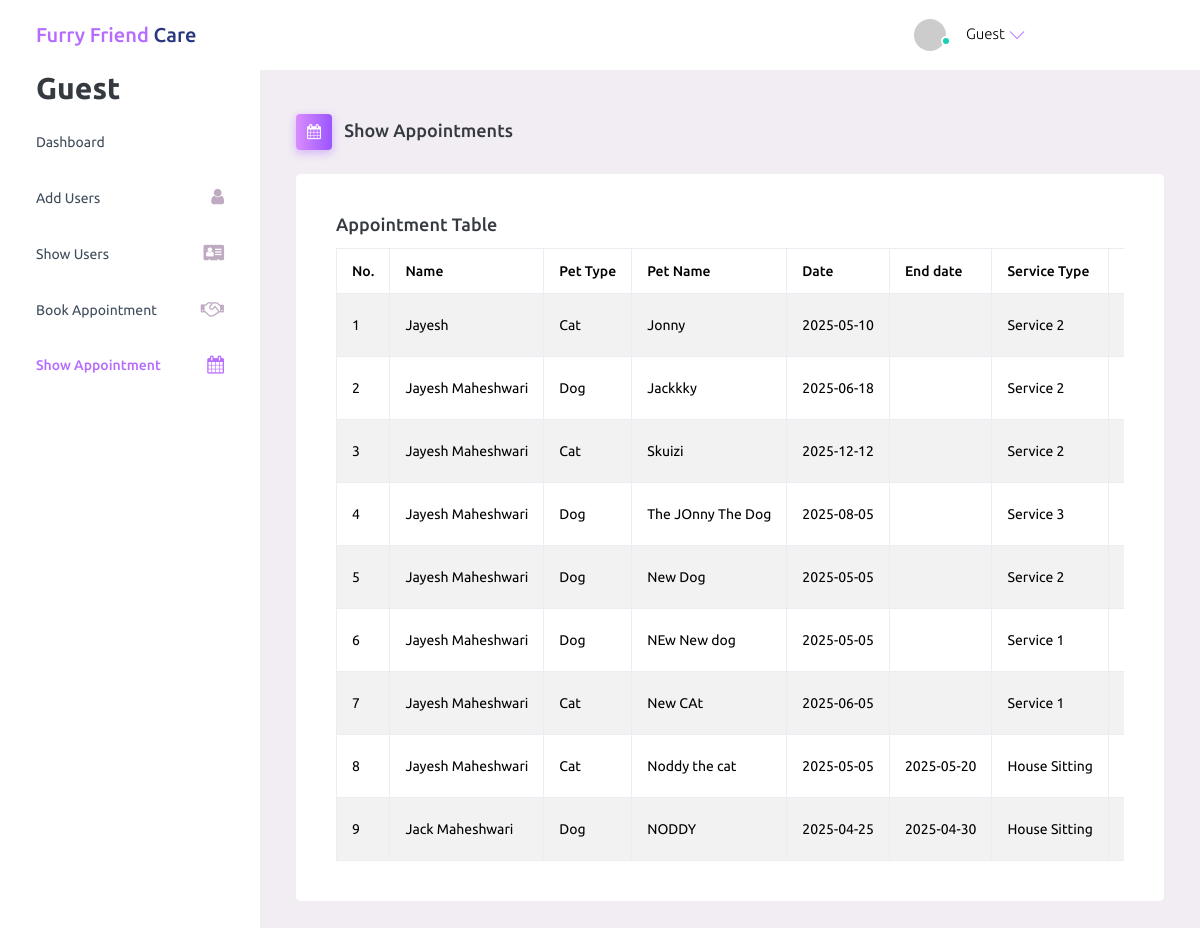
Screenshot of /backend/admin/ShowAppointment.php with the database file from the repository.
### tables this page shows
CREATE TABLE `appointment_table` (
  `id` int(11) NOT NULL,
  `Name` text NOT NULL,
  `Pet_type` text NOT NULL,
  `Pet_name` text NOT NULL,
  `Date` date NOT NULL,
  `Service_type` text NOT NULL,
  `Comments` text NOT NULL,
  `Status` text NOT NULL,
  `Price` int(11) NOT NULL,
  `Payment_Type` text NOT NULL,
  `Username` text NOT NULL,
  `E_Date` date DEFAULT NULL
);

### backend/admin/ShowAppointment.php (the view, shortened to what this page needs)
<!DOCTYPE html>
<html lang="en">
<head>
    <link rel="stylesheet" href="assets/vendors/mdi/css/materialdesignicons.min.css">
    <link rel="stylesheet" href="assets/vendors/ti-icons/css/themify-icons.css">
    <link rel="stylesheet" href="assets/vendors/css/vendor.bundle.base.css">
    <link rel="stylesheet" href="assets/vendors/font-awesome/css/font-awesome.min.css">
    <link rel="stylesheet" href="assets/vendors/font-awesome/css/font-awesome.min.css" />
    <link rel="stylesheet" href="assets/vendors/bootstrap-datepicker/bootstrap-datepicker.min.css">
    <link rel="stylesheet" href="assets/css/style.css">
</head>
<body>
    <div class="container-scroller">
        <?php include "navbar.php" ?>
        <div class="container-fluid page-body-wrapper">
            <?php include "sidebar.php" ?>
            <div class="main-panel">
                <div class="content-wrapper">
                    <div class="page-header">
                        <h3 class="page-title">
                            <span class="page-title-icon bg-gradient-primary text-white me-2">
                                <i class="fa fa-calendar"></i>
                            </span> Show Appointments
                        </h3>
                    </div>
                    <div class="row">
                        <?php
                        include 'conn.php';
                        $sql = "SELECT id, Name, Pet_type, Pet_name, Date, Service_type, Comments, Status, Price, Payment_Type, E_Date FROM appointment_table";
                        $result = $conn->query($sql);
                        ?>
                        <div class="col-lg-12 grid-margin stretch-card">
                            <div class="card">
                                <div class="card-body">
                                    <h4 class="card-title">Appointment Table</h4>
                                    <div class="table-responsive">
                                        <table class="table table-bordered table-striped">
                                            <thead>
                                                <tr>
                                                    <th>No.</th>
                                                    <th>Name</th>
                                                    <th>Pet Type</th>
                                                    <th>Pet Name</th>
                                                    <th>Date</th>
                                                    <th>End date</th>
                                                    <th>Service Type</th>
                                                    <th>Price</th>
                                                </tr>
                                            </thead>
                                            <tbody>
                                                <?php
                                                if ($result->num_rows > 0) {
                                                    $count = 1;
                                                    while ($row = $result->fetch_assoc()) {
                                                        echo "<tr>";
                                                        echo "<td>" . $count++ . "</td>";
                                                        echo "<td>" . $row['Name'] . "</td>";
                                                        echo "<td>" . $row['Pet_type'] . "</td>";
                                                        echo "<td>" . $row['Pet_name'] . "</td>";
                                                        echo "<td>" . $row['Date'] . "</td>";
                                                        echo "<td>" . $row['E_Date'] . "</td>";
                                                        echo "<td>" . $row['Service_type'] . "</td>";
                                                        echo "<td>" . $row['Price'] . "</td>";
                                                        echo "</tr>";
                                                    }
                                                } else {
                                                    echo "<tr><td colspan='11'>No appointments found</td></tr>";
                                                }
                                                ?>
                                            </tbody>
                                        </table>
                                    </div>
                                </div>
                            </div>
                        </div>
                    </div>
                </div>
            </div>
        </div>
    </div>
</body>
</html>

### backend/admin/navbar.php (shortened to what this page needs)
<nav class="navbar default-layout-navbar col-lg-12 col-12 p-0 fixed-top d-flex flex-row">
  <div class="text-center navbar-brand-wrapper d-flex align-items-center justify-content-start">
    <a href="" class="navbar-brand brand-logo">
      <h1 class="m-0 display-5 text-capitalize"><span class="text-primary">Furry Friend </span>Care</h1>
    </a>
  </div>
  <div class="navbar-menu-wrapper d-flex align-items-stretch">
    <button class="navbar-toggler navbar-toggler align-self-center" type="button" data-toggle="minimize">
      <span class="mdi mdi-menu"></span>
    </button>
    <ul class="navbar-nav navbar-nav-right">
      <li class="nav-item nav-profile dropdown">
        <a class="nav-link dropdown-toggle" id="profileDropdown" href="#" data-bs-toggle="dropdown"
          aria-expanded="false">
          <div class="nav-profile-img">
            <img src="https://placehold.co/400x400@2x.png" alt="image">
            <span class="availability-status online"></span>
          </div>
          <div class="nav-profile-text">
            <p class="mb-1 text-black">
              <?php
              echo isset($_SESSION['username']) ? htmlspecialchars($_SESSION['username']) : 'Guest';
              ?>
            </p>
          </div>
        </a>
      </li>
      <li class="nav-item d-none d-lg-block full-screen-link">
        <a class="nav-link">
          <i class="mdi mdi-fullscreen" id="fullscreen-button"></i>
        </a>
      </li>
      <li class="nav-item nav-logout d-none d-lg-block">
        <a class="nav-link" href="logout.php">
          <i class="mdi mdi-power"></i>
        </a>
      </li>
    </ul>
  </div>
</nav>

### backend/admin/sidebar.php
<nav class="sidebar sidebar-offcanvas" id="sidebar">
  <ul class="nav">
    <li class="nav-item nav-profile">
      <div class="nav-profile-text d-flex flex-column">
        <h2 class="font-weight-bold mb-2">
          <?php
          if (isset($_SESSION['username'])) {
            echo htmlspecialchars($_SESSION['username']);
          } else {
            echo "Guest";
          }
          ?>
        </h2>
      </div>
    </li>
    <li class="nav-item">
      <a class="nav-link" href="dashboard.php">
        <span class="menu-title">Dashboard</span>
        <i class="mdi mdi-home menu-icon"></i>
      </a>
    </li>
    <li class="nav-item">
      <a class="nav-link" href="AdddUsers.php">
        <span class="menu-title">Add Users</span>
        <i class="fa fa-user menu-icon"></i>
      </a>
    </li>
    <li class="nav-item">
      <a class="nav-link" href="ShowUsers.php">
        <span class="menu-title">Show Users</span>
        <i class="fa fa-address-card menu-icon"></i>
      </a>
    </li>
    <li class="nav-item">
      <a class="nav-link" href="BookAppointment.php">
        <span class="menu-title">Book Appointment</span>
        <i class="fa fa-handshake-o menu-icon"></i>
      </a>
    </li>
    <li class="nav-item">
      <a class="nav-link" href="ShowAppointment.php">
        <span class="menu-title">Show Appointment</span>
        <i class="fa fa-calendar menu-icon"></i>
      </a>
    </li>
  </ul>
</nav>

### rows the page displays
appointment_table: Name "Jayesh", Pet_type "Cat", Pet_name "Jonny", Date "2025-05-10", Service_type "Service 2"
appointment_table: Name "Jayesh Maheshwari", Pet_type "Dog", Pet_name "Jackkky", Date "2025-06-18", Service_type "Service 2"
appointment_table: Name "Jayesh Maheshwari", Pet_type "Cat", Pet_name "Skuizi", Date "2025-12-12", Service_type "Service 2"
appointment_table: Name "Jayesh Maheshwari", Pet_type "Dog", Pet_name "The JOnny The Dog", Date "2025-08-05", Service_type "Service 3"
appointment_table: Name "Jayesh Maheshwari", Pet_type "Dog", Pet_name "New Dog", Date "2025-05-05", Service_type "Service 2"
appointment_table: Name "Jayesh Maheshwari", Pet_type "Dog", Pet_name "NEw New dog", Date "2025-05-05", Service_type "Service 1"
appointment_table: Name "Jayesh Maheshwari", Pet_type "Cat", Pet_name "New CAt", Date "2025-06-05", Service_type "Service 1"
appointment_table: Name "Jayesh Maheshwari", Pet_type "Cat", Pet_name "Noddy the cat", Date "2025-05-05", E_Date "2025-05-20", Service_type "House Sitting"
appointment_table: Name "Jack Maheshwari", Pet_type "Dog", Pet_name "NODDY", Date "2025-04-25", E_Date "2025-04-30", Service_type "House Sitting"
